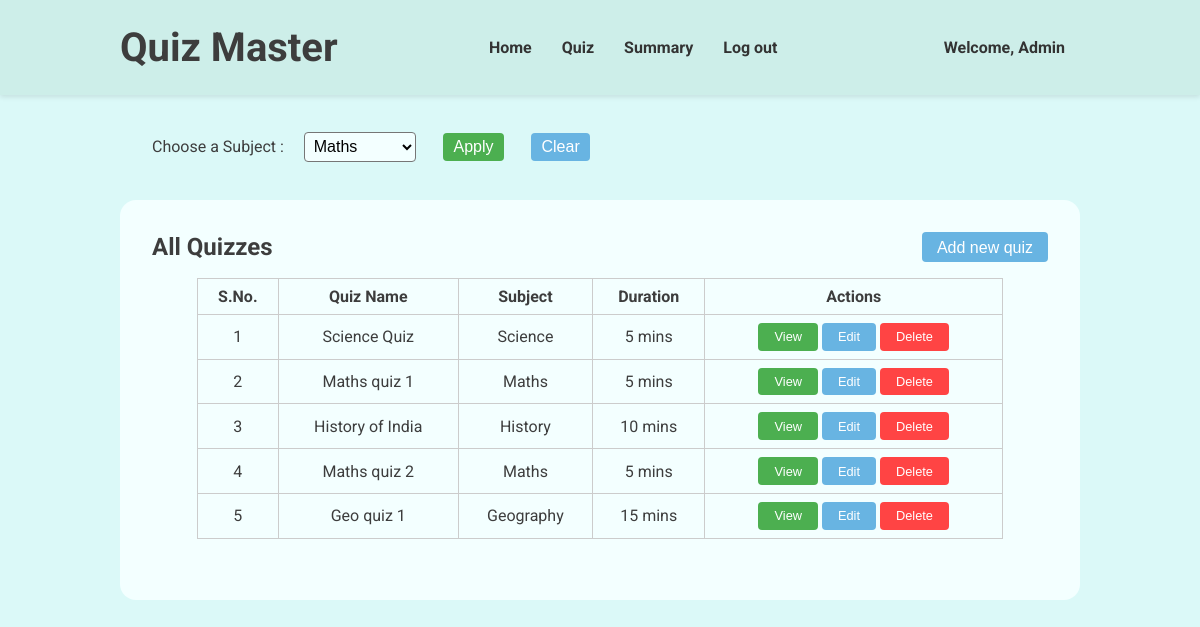
Screenshot of /admin-quiz (signed in) with the database file from the repository.
### models.py (models this page shows, shortened)
class User(db.Model, UserMixin):
    __tablename__ = 'users'
    id = db.Column(db.Integer, primary_key=True)
    username = db.Column(db.String(80), unique=True, nullable=False)
    passhash = db.Column(db.String(256), nullable=False)
    fullname = db.Column(db.String(80), nullable=False)
    qualification = db.Column(db.String(80), nullable=False)
    dob = db.Column(db.Date, nullable=False)
    is_admin = db.Column(db.Boolean, nullable=False, default=False)
    @property
    def password(self):
        raise AttributeError('Password is not a readable attribute')

class Quizzes(db.Model):
    __tablename__ = 'quizzes'
    quizid = db.Column(db.Integer, primary_key=True)
    quizname = db.Column(db.String(80), unique=False, nullable=False)
    subjectid = db.Column(db.Integer, db.ForeignKey('subjects.subjectid'), nullable=False)
    duration = db.Column(db.Integer, nullable=False)
    quizdate = db.Column(db.Date, nullable=False)
    questions = db.relationship('Questions', backref='quiz', lazy=True)

class Subjects(db.Model):
    __tablename__ = 'subjects'
    subjectid = db.Column(db.Integer, primary_key=True)
    subjectname = db.Column(db.String(80), unique=False, nullable=False)
    subjectdesc = db.Column(db.String(512), nullable=False)
    chapters = db.relationship('Chapters', backref='subject', lazy=True)

### routes.py (the view, shortened to what this page needs)
@app.route('/admin-quiz', methods=['GET', 'POST'])
@login_required
def admin_quiz():
    return render_template('quizzes.html', user = current_user, subjects = Subjects.query.all(), quizzes = Quizzes.query.all())

### app.py (called while the page is built)
@login_manager.user_loader
def load_user(userid):
    return models.User.query.get(int(userid))

### templates/quizzes.html (shortened to what this page needs)
{% extends "base.html" %} {% block title %}Quizes | Quiz Master{% endblock %} {%
block stylesheet %}
<link rel="stylesheet" href="{{ url_for('static', filename='navbar.css') }}" />
<link rel="stylesheet" href="{{ url_for('static', filename='quizzes.css') }}" />
{% endblock %} {% block navbar %}
<header>
  <div class="header-container">
    <h1>Quiz Master</h1>
    <nav>
      <ul>
        <li>
          <a href="/admin-dashboard">Home</a>
        </li>
        <li>
          <a href="/admin-quiz">Quiz</a>
        </li>
        <li>
          <a href="/admin-summary">Summary</a>
        </li>
        <li>
          <a href="/logout">Log out</a>
        </li>
      </ul>
    </nav>
    <a href="/profile">Welcome, {{ user.fullname}}</a>
  </div>
</header>
{% endblock %} {% block content %}
<main>
  <div class="topbar">
    <form method="post">
      <label for="subject">Choose a Subject : </label>
      <select id="subject" name="subject">
        {% for subject in subjects %}
        <option value="{{ subject.subjectname }}">
          {{ subject.subjectname }}
        </option>
        {% endfor %}
      </select>
      <button type="submit" id="apply">Apply</button>
    </form>
    <button id="clear" onclick="window.location.href='/admin-quiz'">
      Clear
    </button>
  </div>
  <div class="quiz-display">
    <div class="sub-header">
      <h2>All Quizzes</h2>
      <button id="add-quiz-btn">Add new quiz</button>
    </div>
    <div class="quizzes">
      <table>
        <thead>
          <tr>
            <th>S.No.</th>
            <th>Quiz Name</th>
            <th>Subject</th>
            <th>Duration</th>
            <th>Actions</th>
          </tr>
        </thead>
        <tbody>
          {% for quiz in quizzes %}
          <tr>
            <td>{{ loop.index }}</td>
            <td>{{ quiz.quizname }}</td>
            {% for subject in subjects %}
            {% if subject.subjectid == quiz.subjectid %}
            <td>{{ subject.subjectname }}</td>
            {% endif %}
            {% endfor %}
            <td>{{ quiz.duration }} mins</td>
            <td>
              <button class="view-btn" onclick="viewQuiz({{ quiz.quizid }})">View</button>
              <button class="edit-btn" onclick="editQuiz({{ quiz.quizid }})">Edit</button>
              <button class="delete-btn" onclick="deleteQuiz({{ quiz.quizid }})">Delete</button>
            </td>
          </tr>
          {% endfor %}
        </tbody>
      </table>
  </div>
</main>
{% endblock %}

### static/index.css (style rules this page uses)
* { margin: 0; padding: 0; box-sizing: border-box; }
body { background-color: #dbf9f8; color: #3d3d3d; font-family: 'roboto', sans-serif; }

### static/navbar.css (style rules this page uses)
header { background-color: #cdeee9; padding: 1.5rem; box-shadow: 0 2px 5px rgba(0, 0, 0, 0.1); }
.header-container { margin: auto; width: 80vw; display: flex; justify-content: space-between; align-items: center; }
header h1 { margin: 0; font-size: 2.5rem; color: #3d3d3d; }
header nav ul { list-style: none; display: flex; }
header a { margin: 0 15px; text-decoration: none; color: #333; font-weight: bold; }

### static/quizzes.css (style rules this page uses)
.topbar { margin: 2rem; }
.topbar form { display: inline; }
.topbar select { margin-left: 1rem; padding: 0.3rem; font-size: 1rem; border-radius: 0.25rem; background-color: #f3ffff; }
.topbar button { margin: 0.4rem 1.5rem; padding: 5px 10px; font-size: 1rem; border: none; border-radius: 0.25rem; cursor: pointer; color: #fff; }
#apply { background-color: #4caf50; }
#clear { background-color: #68b4e2; margin-left: 0; }
.quiz-display { min-height: 50vh; padding: 1rem 2rem; width: 100%; background-color: #f3ffff; border-radius: 1rem; }
.sub-header { margin: 1rem 0; display: flex; justify-content: space-between; align-items: center; }
#add-quiz-btn { padding: 7px 15px 5px; font-size: 1rem; background-color: #68b4e2; color: #fff; border: none; border-radius: 0.25rem; cursor: pointer; }
.quizzes { margin: auto; width: 90%; }
.quizzes table { width: 100%; border-collapse: collapse; }
.quizzes table th, .quizzes table td { border: 1px solid #ccc; padding: 8px; text-align: center; }
.quizzes table button { padding: 0.4rem 1rem; font-size: 0.8rem; color: white; border: none; border-radius: 0.25rem; cursor: pointer; }
.view-btn { background-color: #4caf50; }
.edit-btn { background-color: #68b4e2; }
.delete-btn { background-color: #f44; }

### rows the page displays
User: fullname "Admin"
Quizzes: quizname "Science Quiz", duration "5"
Subjects: subjectname "Science"
Quizzes: quizname "Maths quiz 1", duration "5"
Subjects: subjectname "Maths"
Quizzes: quizname "History of India", duration "10"
Subjects: subjectname "History"
Quizzes: quizname "Maths quiz 2", duration "5"
Quizzes: quizname "Geo quiz 1", duration "15"
Subjects: subjectname "Geography"

### other values shown
form field subject "Maths"
